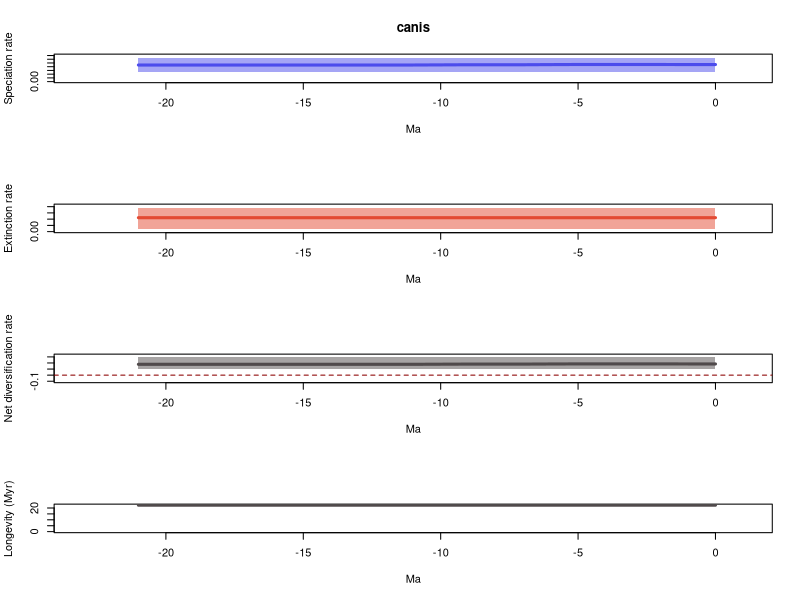

Generate this figure with R:
# 1 files combined:
# 	/home/eeb177-student/Desktop/eeb-177/eeb-174-final-project/PyRate_Canis/Trial_1/pyrate_mcmc_logs/canis_occ_1_marginal_rates.log

# 95% HPDs calculated using code from Biopy (https://www.cs.auckland.ac.nz/~yhel002/biopy/)

pdf(file='/home/eeb177-student/Desktop/eeb-177/eeb-174-final-project/PyRate_Canis/Trial_1/pyrate_mcmc_logs/canis_occ_1_marginal_rates_RTT.pdf',width=0.6*9, height=16.8)
par(mfrow=c(4,1))
library(scales)
L_hpd_m95=c(0.130657654078, 0.130657654078,0.130657654078,0.130657654078,0.130657654078,0.130657654078,0.130657654078,0.130657654078,0.130657654078,0.130657654078,0.130657654078,0.130657654078,0.130657654078,0.130657654078,0.130657654078,0.130657654078,0.130657654078,0.130657654078,0.130657654078,0.130657654078,0.130657654078,0.130657654078)
L_hpd_M95=c(0.322306487696, 0.322306487696,0.322306487696,0.318688167094,0.318688167094,0.318688167094,0.318688167094,0.318688167094,0.318688167094,0.318688167094,0.313877520182,0.313877520182,0.313877520182,0.313877520182,0.313877520182,0.313877520182,0.313877520182,0.313877520182,0.313877520182,0.313877520182,0.313877520182,0.313877520182)
M_hpd_m95=c(0.00825502748498, 0.00825502748498,0.00825502748498,0.00825502748498,0.00825502748498,0.00825502748498,0.00825502748498,0.00825502748498,0.00825502748498,0.00825502748498,0.00825502748498,0.00825502748498,0.00825502748498,0.00825502748498,0.00825502748498,0.00825502748498,0.00825502748498,0.00825502748498,0.00825502748498,0.00825502748498,0.00825502748498,0.00825502748498)
M_hpd_M95=c(0.0770394347722, 0.0770394347722,0.0770394347722,0.0770394347722,0.0770394347722,0.0770394347722,0.0770394347722,0.0770394347722,0.0770394347722,0.0770394347722,0.0770394347722,0.0770394347722,0.0770394347722,0.0770394347722,0.0770394347722,0.0770394347722,0.0770394347722,0.0770394347722,0.0770394347722,0.0770394347722,0.0770394347722,0.0770394347722)
R_hpd_m95=c(0.0965918737778, 0.0965918737778,0.0965918737778,0.0965918737778,0.0965918737778,0.0965918737778,0.0965918737778,0.0965918737778,0.0965918737778,0.0965918737778,0.0965918737778,0.0965918737778,0.0965918737778,0.0965918737778,0.0965918737778,0.0965918737778,0.0965918737778,0.0965918737778,0.0965918737778,0.0965918737778,0.0965918737778,0.0965918737778)
R_hpd_M95=c(0.298216287615, 0.298216287615,0.298216287615,0.291595764769,0.291595764769,0.291595764769,0.291595764769,0.298216287615,0.298216287615,0.298216287615,0.298216287615,0.298216287615,0.298216287615,0.298216287615,0.298216287615,0.298216287615,0.298216287615,0.298216287615,0.298216287615,0.298216287615,0.298216287615,0.298216287615)
L_mean=c(0.228873759184, 0.228873759184,0.229244458217,0.229481878403,0.229481878403,0.229481878403,0.228099596989,0.226194001652,0.226194001652,0.226194001652,0.224477456542,0.22279156086,0.222480010034,0.22256655165,0.222650564319,0.222650564319,0.222650564319,0.222650564319,0.222650564319,0.222650564319,0.222650564319,0.222650564319)
M_mean=c(0.0446888037602, 0.0446888037602,0.0446888037602,0.0446888037602,0.0446888037602,0.0446888037602,0.0446888037602,0.0446888037602,0.0446888037602,0.0446888037602,0.0446888037602,0.0446888037602,0.0446888037602,0.0446888037602,0.0446888037602,0.0446888037602,0.0446888037602,0.0446888037602,0.0446888037602,0.0446888037602,0.0446888037602,0.0446888037602)
R_mean=c(0.184184955424, 0.184184955424,0.184555654457,0.184793074643,0.184793074643,0.184793074643,0.183410793228,0.181505197892,0.181505197892,0.181505197892,0.179788652782,0.1781027571,0.177791206274,0.17787774789,0.177961760558,0.177961760558,0.177961760558,0.177961760558,0.177961760558,0.177961760558,0.177961760558,0.177961760558)
trans=0.5
age=(0:(22-1))* -1
plot(age,age,type = 'n', ylim = c(0, 0.354537136466), xlim = c(-23.1,1.1), ylab = 'Speciation rate', xlab = 'Ma',main='canis' )
polygon(c(age, rev(age)), c(L_hpd_M95, rev(L_hpd_m95)), col = alpha("#4c4cec",trans), border = NA)
lines(rev(age), rev(L_mean), col = "#4c4cec", lwd=3)
plot(age,age,type = 'n', ylim = c(0, 0.0847433782495), xlim = c(-23.1,1.1), ylab = 'Extinction rate', xlab = 'Ma' )
polygon(c(age, rev(age)), c(M_hpd_M95, rev(M_hpd_m95)), col = alpha("#e34a33",trans), border = NA)
lines(rev(age), rev(M_mean), col = "#e34a33", lwd=3)
plot(age,age,type = 'n', ylim = c(-0.106251061156, 0.328037916377), xlim = c(-23.1,1.1), ylab = 'Net diversification rate', xlab = 'Ma' )
abline(h=0,lty=2,col="darkred")
polygon(c(age, rev(age)), c(R_hpd_M95, rev(R_hpd_m95)), col = alpha("#504A4B",trans), border = NA)
lines(rev(age), rev(R_mean), col = "#504A4B", lwd=3)
plot(age,age,type = 'n', ylim = c(0, max(1/M_mean)), xlim = c(-23.1,1.1), ylab = 'Longevity (Myr)', xlab = 'Ma' )
lines(rev(age), rev(1/M_mean), col = "#504A4B", lwd=3)
n <- dev.off()